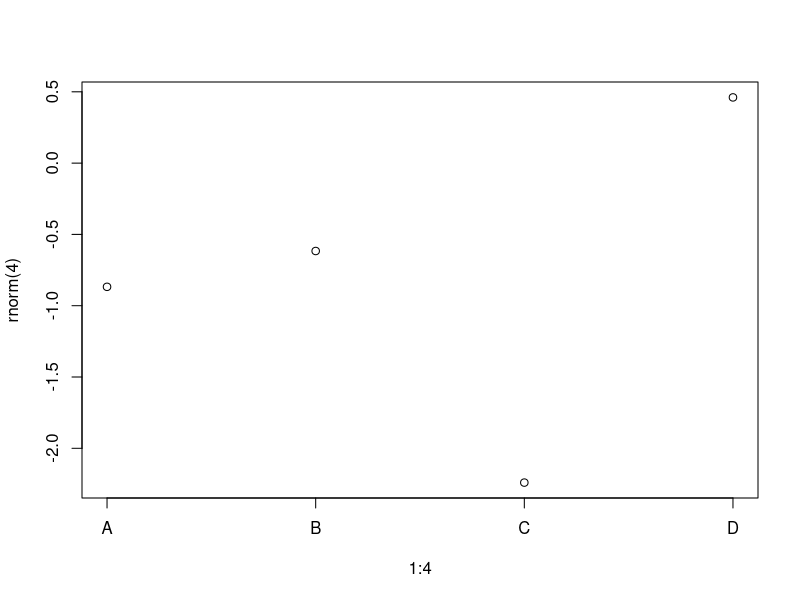
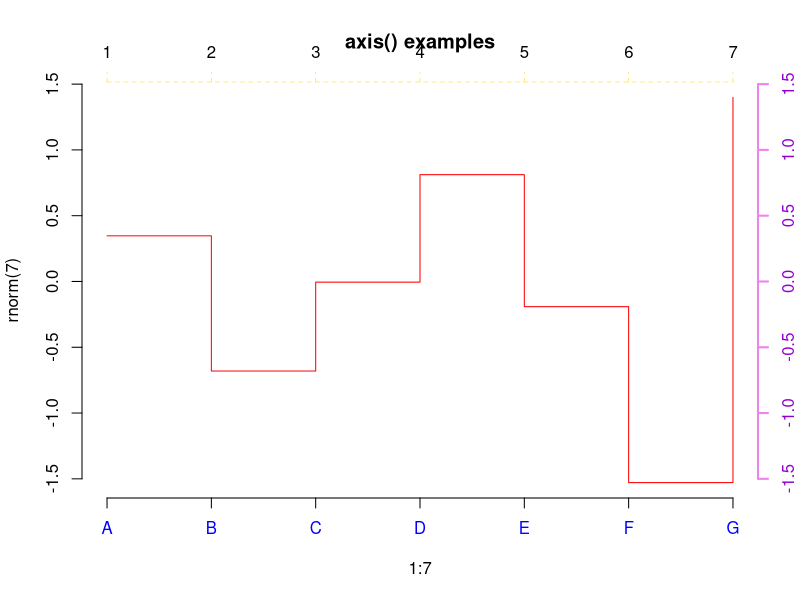
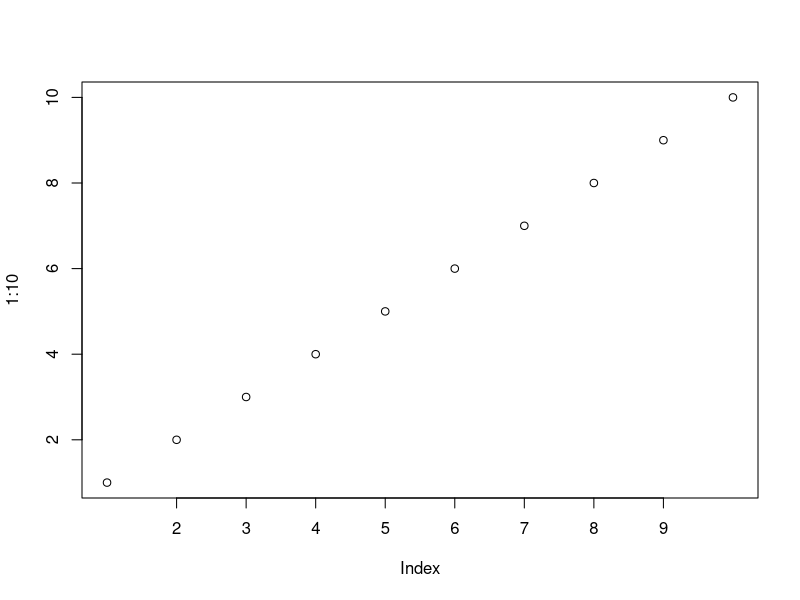

Here is the R script that generated these plots, in order:
require(stats) # for rnorm
plot(1:4, rnorm(4), axes = FALSE)
axis(1, 1:4, LETTERS[1:4])
axis(2)
box() #- to make it look "as usual"

plot(1:7, rnorm(7), main = "axis() examples",
		 type = "s", xaxt = "n", frame = FALSE, col = "red")
axis(1, 1:7, LETTERS[1:7], col.axis = "blue")
# unusual options:
axis(4, col = "violet", col.axis="dark violet", lwd = 2)
axis(3, col = "gold", lty = 2, lwd = 0.5)

# one way to have a custom x axis
plot(1:10, xaxt = "n")
axis(1, xaxp=c(2, 9, 7))
